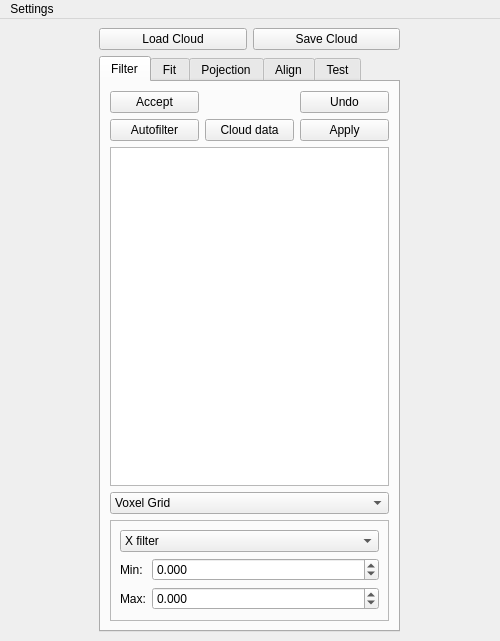
<?xml version="1.0" encoding="UTF-8"?>
<ui version="4.0">
 <class>PCLViewer</class>
 <widget class="QMainWindow" name="PCLViewer">
  <property name="geometry">
   <rect>
    <x>0</x>
    <y>0</y>
    <width>500</width>
    <height>641</height>
   </rect>
  </property>
  <property name="minimumSize">
   <size>
    <width>500</width>
    <height>641</height>
   </size>
  </property>
  <property name="maximumSize">
   <size>
    <width>5000</width>
    <height>5000</height>
   </size>
  </property>
  <property name="windowTitle">
   <string>PCLViewer</string>
  </property>
  <widget class="QWidget" name="centerlwidget">
   <property name="sizePolicy">
    <sizepolicy hsizetype="Ignored" vsizetype="Ignored">
     <horstretch>0</horstretch>
     <verstretch>0</verstretch>
    </sizepolicy>
   </property>
   <layout class="QGridLayout" name="gridLayout_14">
    <property name="sizeConstraint">
     <enum>QLayout::SetDefaultConstraint</enum>
    </property>
    <item row="0" column="0">
     <layout class="QGridLayout" name="gridLayout_16">
      <property name="sizeConstraint">
       <enum>QLayout::SetNoConstraint</enum>
      </property>
      <item row="0" column="0">
       <layout class="QGridLayout" name="gridLayout_7">
        <property name="sizeConstraint">
         <enum>QLayout::SetFixedSize</enum>
        </property>
        <item row="0" column="1">
         <widget class="QPushButton" name="pushButton_save">
          <property name="sizePolicy">
           <sizepolicy hsizetype="Minimum" vsizetype="Fixed">
            <horstretch>0</horstretch>
            <verstretch>0</verstretch>
           </sizepolicy>
          </property>
          <property name="text">
           <string>Save Cloud</string>
          </property>
         </widget>
        </item>
        <item row="0" column="0">
         <widget class="QPushButton" name="pushButton_load">
          <property name="sizePolicy">
           <sizepolicy hsizetype="Minimum" vsizetype="Fixed">
            <horstretch>0</horstretch>
            <verstretch>0</verstretch>
           </sizepolicy>
          </property>
          <property name="text">
           <string>Load Cloud</string>
          </property>
         </widget>
        </item>
       </layout>
      </item>
      <item row="1" column="0">
       <widget class="QTabWidget" name="tabWidget">
        <property name="sizePolicy">
         <sizepolicy hsizetype="Fixed" vsizetype="MinimumExpanding">
          <horstretch>0</horstretch>
          <verstretch>0</verstretch>
         </sizepolicy>
        </property>
        <property name="currentIndex">
         <number>0</number>
        </property>
        <widget class="QWidget" name="tab_filters">
         <property name="sizePolicy">
          <sizepolicy hsizetype="Fixed" vsizetype="Fixed">
           <horstretch>0</horstretch>
           <verstretch>0</verstretch>
          </sizepolicy>
         </property>
         <attribute name="title">
          <string>Filter</string>
         </attribute>
         <layout class="QGridLayout" name="gridLayout">
          <item row="4" column="0" colspan="3">
           <widget class="QTextBrowser" name="textBrowser_data">
            <property name="sizePolicy">
             <sizepolicy hsizetype="Expanding" vsizetype="MinimumExpanding">
              <horstretch>0</horstretch>
              <verstretch>0</verstretch>
             </sizepolicy>
            </property>
           </widget>
          </item>
          <item row="6" column="0" colspan="3">
           <widget class="QStackedWidget" name="stackedWidget_filter">
            <property name="sizePolicy">
             <sizepolicy hsizetype="Minimum" vsizetype="Fixed">
              <horstretch>0</horstretch>
              <verstretch>0</verstretch>
             </sizepolicy>
            </property>
            <property name="frameShape">
             <enum>QFrame::StyledPanel</enum>
            </property>
            <property name="currentIndex">
             <number>4</number>
            </property>
            <widget class="QWidget" name="page_voxel">
             <layout class="QGridLayout" name="gridLayout_2">
              <item row="0" column="0">
               <widget class="QLabel" name="label_2">
                <property name="sizePolicy">
                 <sizepolicy hsizetype="Fixed" vsizetype="Preferred">
                  <horstretch>0</horstretch>
                  <verstretch>0</verstretch>
                 </sizepolicy>
                </property>
                <property name="text">
                 <string>Size X</string>
                </property>
               </widget>
              </item>
              <item row="0" column="1">
               <widget class="QDoubleSpinBox" name="doubleSpinBox_voxel_x">
                <property name="decimals">
                 <number>6</number>
                </property>
                <property name="singleStep">
                 <double>0.000100000000000</double>
                </property>
                <property name="value">
                 <double>0.010000000000000</double>
                </property>
               </widget>
              </item>
              <item row="1" column="0">
               <widget class="QLabel" name="label_4">
                <property name="text">
                 <string>Size Y</string>
                </property>
               </widget>
              </item>
              <item row="1" column="1">
               <widget class="QDoubleSpinBox" name="doubleSpinBox_voxel_y">
                <property name="decimals">
                 <number>6</number>
                </property>
                <property name="singleStep">
                 <double>0.000100000000000</double>
                </property>
                <property name="value">
                 <double>0.010000000000000</double>
                </property>
               </widget>
              </item>
              <item row="2" column="0">
               <widget class="QLabel" name="label_5">
                <property name="text">
                 <string>Size Z</string>
                </property>
               </widget>
              </item>
              <item row="2" column="1">
               <widget class="QDoubleSpinBox" name="doubleSpinBox_voxel_z">
                <property name="decimals">
                 <number>6</number>
                </property>
                <property name="singleStep">
                 <double>0.000100000000000</double>
                </property>
                <property name="value">
                 <double>0.010000000000000</double>
                </property>
               </widget>
              </item>
             </layout>
            </widget>
            <widget class="QWidget" name="page_statistical">
             <layout class="QGridLayout" name="gridLayout_3">
              <item row="0" column="0">
               <widget class="QLabel" name="label">
                <property name="sizePolicy">
                 <sizepolicy hsizetype="Fixed" vsizetype="Preferred">
                  <horstretch>0</horstretch>
                  <verstretch>0</verstretch>
                 </sizepolicy>
                </property>
                <property name="text">
                 <string>K n neighbors:</string>
                </property>
               </widget>
              </item>
              <item row="0" column="1">
               <widget class="QDoubleSpinBox" name="doubleSpinBox_filter1_kn">
                <property name="decimals">
                 <number>0</number>
                </property>
                <property name="singleStep">
                 <double>1.000000000000000</double>
                </property>
                <property name="value">
                 <double>5.000000000000000</double>
                </property>
               </widget>
              </item>
              <item row="1" column="0">
               <widget class="QLabel" name="label_deviation">
                <property name="text">
                 <string>Deviation:</string>
                </property>
               </widget>
              </item>
              <item row="1" column="1">
               <widget class="QDoubleSpinBox" name="doubleSpinBox_filter1_desv">
                <property name="decimals">
                 <number>4</number>
                </property>
                <property name="singleStep">
                 <double>0.000100000000000</double>
                </property>
                <property name="value">
                 <double>0.010000000000000</double>
                </property>
               </widget>
              </item>
             </layout>
            </widget>
            <widget class="QWidget" name="page_radius_search">
             <layout class="QGridLayout" name="gridLayout_4">
              <item row="0" column="0">
               <widget class="QLabel" name="label_8">
                <property name="sizePolicy">
                 <sizepolicy hsizetype="Fixed" vsizetype="Preferred">
                  <horstretch>0</horstretch>
                  <verstretch>0</verstretch>
                 </sizepolicy>
                </property>
                <property name="text">
                 <string>Radius:</string>
                </property>
               </widget>
              </item>
              <item row="0" column="1">
               <widget class="QDoubleSpinBox" name="doubleSpinBox_radio">
                <property name="decimals">
                 <number>4</number>
                </property>
                <property name="singleStep">
                 <double>0.000100000000000</double>
                </property>
                <property name="value">
                 <double>0.010000000000000</double>
                </property>
               </widget>
              </item>
              <item row="1" column="0">
               <widget class="QLabel" name="label_7">
                <property name="text">
                 <string>Param K:</string>
                </property>
               </widget>
              </item>
              <item row="1" column="1">
               <widget class="QDoubleSpinBox" name="doubleSpinBox_radio_k">
                <property name="decimals">
                 <number>0</number>
                </property>
                <property name="singleStep">
                 <double>1.000000000000000</double>
                </property>
                <property name="value">
                 <double>7.000000000000000</double>
                </property>
               </widget>
              </item>
             </layout>
            </widget>
            <widget class="QWidget" name="page_resampling">
             <layout class="QGridLayout" name="gridLayout_8">
              <item row="0" column="0">
               <widget class="QLabel" name="label_6">
                <property name="sizePolicy">
                 <sizepolicy hsizetype="Fixed" vsizetype="Preferred">
                  <horstretch>0</horstretch>
                  <verstretch>0</verstretch>
                 </sizepolicy>
                </property>
                <property name="text">
                 <string>Search Radius</string>
                </property>
               </widget>
              </item>
              <item row="0" column="1">
               <widget class="QDoubleSpinBox" name="doubleSpinBox_smooth">
                <property name="decimals">
                 <number>5</number>
                </property>
                <property name="singleStep">
                 <double>0.000100000000000</double>
                </property>
                <property name="value">
                 <double>0.001000000000000</double>
                </property>
               </widget>
              </item>
             </layout>
            </widget>
            <widget class="QWidget" name="page_pass">
             <layout class="QGridLayout" name="gridLayout_10">
              <item row="0" column="0" colspan="2">
               <widget class="QComboBox" name="comboBox_pass">
                <property name="sizePolicy">
                 <sizepolicy hsizetype="Minimum" vsizetype="Fixed">
                  <horstretch>0</horstretch>
                  <verstretch>0</verstretch>
                 </sizepolicy>
                </property>
                <item>
                 <property name="text">
                  <string>X filter</string>
                 </property>
                </item>
                <item>
                 <property name="text">
                  <string>Y filter</string>
                 </property>
                </item>
                <item>
                 <property name="text">
                  <string>Z filter</string>
                 </property>
                </item>
               </widget>
              </item>
              <item row="2" column="1">
               <widget class="QDoubleSpinBox" name="doubleSpinBox_max_pass">
                <property name="decimals">
                 <number>3</number>
                </property>
                <property name="minimum">
                 <double>-99.000000000000000</double>
                </property>
                <property name="singleStep">
                 <double>0.010000000000000</double>
                </property>
               </widget>
              </item>
              <item row="1" column="0">
               <widget class="QLabel" name="label_12">
                <property name="sizePolicy">
                 <sizepolicy hsizetype="Fixed" vsizetype="Preferred">
                  <horstretch>0</horstretch>
                  <verstretch>0</verstretch>
                 </sizepolicy>
                </property>
                <property name="text">
                 <string>Min:</string>
                </property>
               </widget>
              </item>
              <item row="1" column="1">
               <widget class="QDoubleSpinBox" name="doubleSpinBox_min_pass">
                <property name="decimals">
                 <number>3</number>
                </property>
                <property name="minimum">
                 <double>-99.000000000000000</double>
                </property>
                <property name="singleStep">
                 <double>0.010000000000000</double>
                </property>
               </widget>
              </item>
              <item row="2" column="0">
               <widget class="QLabel" name="label_13">
                <property name="text">
                 <string>Max:</string>
                </property>
               </widget>
              </item>
             </layout>
            </widget>
           </widget>
          </item>
          <item row="5" column="0" colspan="3">
           <widget class="QComboBox" name="comboBox_filter">
            <property name="sizePolicy">
             <sizepolicy hsizetype="Minimum" vsizetype="Fixed">
              <horstretch>0</horstretch>
              <verstretch>0</verstretch>
             </sizepolicy>
            </property>
            <property name="currentIndex">
             <number>0</number>
            </property>
            <item>
             <property name="text">
              <string>Voxel Grid</string>
             </property>
            </item>
            <item>
             <property name="text">
              <string>Statistical filter</string>
             </property>
            </item>
            <item>
             <property name="text">
              <string>Radius search filter</string>
             </property>
            </item>
            <item>
             <property name="text">
              <string>Resampling</string>
             </property>
            </item>
            <item>
             <property name="text">
              <string>Pass trough</string>
             </property>
            </item>
           </widget>
          </item>
          <item row="1" column="0" colspan="3">
           <layout class="QGridLayout" name="gridLayout_13">
            <item row="0" column="0">
             <widget class="QPushButton" name="pushButton_accept_filter">
              <property name="text">
               <string>Accept</string>
              </property>
             </widget>
            </item>
            <item row="0" column="2">
             <widget class="QPushButton" name="pushButton_undo_filter">
              <property name="text">
               <string>Undo</string>
              </property>
             </widget>
            </item>
            <item row="1" column="0">
             <widget class="QPushButton" name="pushButton_filter">
              <property name="text">
               <string>Autofilter</string>
              </property>
             </widget>
            </item>
            <item row="1" column="1">
             <widget class="QPushButton" name="pushButton">
              <property name="text">
               <string>Cloud data</string>
              </property>
             </widget>
            </item>
            <item row="1" column="2">
             <widget class="QPushButton" name="pushButton_apply_filtering">
              <property name="text">
               <string>Apply</string>
              </property>
             </widget>
            </item>
           </layout>
          </item>
         </layout>
        </widget>
        <widget class="QWidget" name="tab_fit">
         <attribute name="title">
          <string>Fit</string>
         </attribute>
         <layout class="QGridLayout" name="gridLayout_5">
          <item row="6" column="0" colspan="3">
           <widget class="QTextBrowser" name="textBrowser_data_2">
            <property name="sizePolicy">
             <sizepolicy hsizetype="Expanding" vsizetype="MinimumExpanding">
              <horstretch>0</horstretch>
              <verstretch>0</verstretch>
             </sizepolicy>
            </property>
           </widget>
          </item>
          <item row="7" column="0" colspan="3">
           <layout class="QGridLayout" name="gridLayout_12">
            <item row="1" column="4">
             <widget class="QDoubleSpinBox" name="doubleSpinBox_angle">
              <property name="decimals">
               <number>5</number>
              </property>
              <property name="minimum">
               <double>-10.000000000000000</double>
              </property>
              <property name="maximum">
               <double>10.000000000000000</double>
              </property>
              <property name="singleStep">
               <double>0.100000000000000</double>
              </property>
             </widget>
            </item>
            <item row="0" column="1">
             <widget class="QLabel" name="label_15">
              <property name="text">
               <string>X:</string>
              </property>
             </widget>
            </item>
            <item row="0" column="2">
             <widget class="QDoubleSpinBox" name="doubleSpinBox_2dx">
              <property name="minimum">
               <double>-500.000000000000000</double>
              </property>
              <property name="maximum">
               <double>5000.000000000000000</double>
              </property>
             </widget>
            </item>
            <item row="0" column="4">
             <widget class="QDoubleSpinBox" name="doubleSpinBox_2dy">
              <property name="minimum">
               <double>-500.000000000000000</double>
              </property>
              <property name="maximum">
               <double>5000.000000000000000</double>
              </property>
             </widget>
            </item>
            <item row="0" column="0" rowspan="2">
             <widget class="QPushButton" name="pushButton_2d_place">
              <property name="text">
               <string>Place 2d</string>
              </property>
             </widget>
            </item>
            <item row="0" column="3">
             <widget class="QLabel" name="label_16">
              <property name="text">
               <string>Y:</string>
              </property>
             </widget>
            </item>
            <item row="1" column="2" colspan="2">
             <widget class="QLabel" name="label_17">
              <property name="text">
               <string>Angle:</string>
              </property>
             </widget>
            </item>
           </layout>
          </item>
          <item row="0" column="0" colspan="3">
           <layout class="QGridLayout" name="gridLayout_9">
            <item row="0" column="0">
             <widget class="QPushButton" name="pushButton_accept_fitting">
              <property name="text">
               <string>Accept</string>
              </property>
             </widget>
            </item>
            <item row="2" column="0">
             <widget class="QPushButton" name="pushButton_record_plane">
              <property name="text">
               <string>record</string>
              </property>
             </widget>
            </item>
            <item row="1" column="1">
             <widget class="QPushButton" name="pushButton_distances">
              <property name="text">
               <string>Distance</string>
              </property>
             </widget>
            </item>
            <item row="2" column="1">
             <widget class="QPushButton" name="pushButton_reorient">
              <property name="text">
               <string>Reorient</string>
              </property>
             </widget>
            </item>
            <item row="1" column="0">
             <widget class="QPushButton" name="pushButton_function_plane_fit">
              <property name="text">
               <string>Plane fit</string>
              </property>
             </widget>
            </item>
            <item row="0" column="1">
             <widget class="QPushButton" name="pushButton_undo_plane">
              <property name="text">
               <string>Undo</string>
              </property>
             </widget>
            </item>
            <item row="3" column="0">
             <widget class="QCheckBox" name="checkBox_points_sup">
              <property name="text">
               <string>Upper</string>
              </property>
              <property name="checked">
               <bool>true</bool>
              </property>
              <property name="tristate">
               <bool>false</bool>
              </property>
             </widget>
            </item>
            <item row="3" column="1">
             <widget class="QPushButton" name="pushButton_center">
              <property name="text">
               <string>Center point</string>
              </property>
             </widget>
            </item>
            <item row="4" column="0">
             <widget class="QLabel" name="label_14">
              <property name="text">
               <string>Distance threshold:</string>
              </property>
             </widget>
            </item>
            <item row="4" column="1">
             <widget class="QDoubleSpinBox" name="doubleSpinBox_ransac_dist">
              <property name="decimals">
               <number>5</number>
              </property>
              <property name="singleStep">
               <double>0.000100000000000</double>
              </property>
              <property name="value">
               <double>0.001000000000000</double>
              </property>
             </widget>
            </item>
           </layout>
          </item>
         </layout>
        </widget>
        <widget class="QWidget" name="tab_projections">
         <attribute name="title">
          <string>Pojection</string>
         </attribute>
         <layout class="QGridLayout" name="gridLayout_11">
          <item row="0" column="0" colspan="2">
           <widget class="QPushButton" name="pushButton_proj_points">
            <property name="sizePolicy">
             <sizepolicy hsizetype="Minimum" vsizetype="Fixed">
              <horstretch>0</horstretch>
              <verstretch>0</verstretch>
             </sizepolicy>
            </property>
            <property name="text">
             <string>Project points</string>
            </property>
           </widget>
          </item>
          <item row="2" column="0" colspan="2">
           <widget class="QTextBrowser" name="textBrowser_projection">
            <property name="sizePolicy">
             <sizepolicy hsizetype="Expanding" vsizetype="MinimumExpanding">
              <horstretch>0</horstretch>
              <verstretch>0</verstretch>
             </sizepolicy>
            </property>
           </widget>
          </item>
         </layout>
        </widget>
        <widget class="QWidget" name="tab_align">
         <attribute name="title">
          <string>Align</string>
         </attribute>
         <widget class="QWidget" name="gridLayoutWidget">
          <property name="geometry">
           <rect>
            <x>10</x>
            <y>10</y>
            <width>321</width>
            <height>71</height>
           </rect>
          </property>
          <layout class="QGridLayout" name="gridLayout_15">
           <item row="0" column="0">
            <widget class="QPushButton" name="pushButton_load_model">
             <property name="text">
              <string>Load Model</string>
             </property>
            </widget>
           </item>
           <item row="0" column="1">
            <widget class="QPushButton" name="pushButton_delete_model">
             <property name="text">
              <string>Delete</string>
             </property>
            </widget>
           </item>
           <item row="1" column="1">
            <widget class="QPushButton" name="pushButton_fine_alignment">
             <property name="text">
              <string>Fine Alignment</string>
             </property>
            </widget>
           </item>
           <item row="1" column="0">
            <widget class="QPushButton" name="pushButton_init_align">
             <property name="text">
              <string>Initial Alignment</string>
             </property>
            </widget>
           </item>
          </layout>
         </widget>
         <widget class="QTextBrowser" name="textBrowser_align">
          <property name="geometry">
           <rect>
            <x>10</x>
            <y>90</y>
            <width>311</width>
            <height>421</height>
           </rect>
          </property>
         </widget>
        </widget>
        <widget class="QWidget" name="tab">
         <attribute name="title">
          <string>Test</string>
         </attribute>
         <layout class="QGridLayout" name="gridLayout_6">
          <item row="2" column="1">
           <widget class="QDoubleSpinBox" name="doubleSpinBox_cloud_size">
            <property name="decimals">
             <number>1</number>
            </property>
            <property name="singleStep">
             <double>0.100000000000000</double>
            </property>
            <property name="value">
             <double>1.000000000000000</double>
            </property>
           </widget>
          </item>
          <item row="3" column="1">
           <widget class="QDoubleSpinBox" name="doubleSpinBox_mod_size">
            <property name="decimals">
             <number>1</number>
            </property>
            <property name="singleStep">
             <double>0.100000000000000</double>
            </property>
            <property name="value">
             <double>1.000000000000000</double>
            </property>
           </widget>
          </item>
          <item row="4" column="0">
           <widget class="QLabel" name="label_11">
            <property name="text">
             <string>Sel point cloud</string>
            </property>
           </widget>
          </item>
          <item row="2" column="0">
           <widget class="QLabel" name="label_9">
            <property name="sizePolicy">
             <sizepolicy hsizetype="Fixed" vsizetype="Preferred">
              <horstretch>0</horstretch>
              <verstretch>0</verstretch>
             </sizepolicy>
            </property>
            <property name="text">
             <string>Point cloud size</string>
            </property>
           </widget>
          </item>
          <item row="4" column="1">
           <widget class="QDoubleSpinBox" name="doubleSpinBox_sel_size">
            <property name="decimals">
             <number>1</number>
            </property>
            <property name="singleStep">
             <double>0.100000000000000</double>
            </property>
            <property name="value">
             <double>1.000000000000000</double>
            </property>
           </widget>
          </item>
          <item row="3" column="0">
           <widget class="QLabel" name="label_10">
            <property name="text">
             <string>Mod point cloud</string>
            </property>
           </widget>
          </item>
          <item row="0" column="0" colspan="2">
           <widget class="QPushButton" name="pushButton_test">
            <property name="text">
             <string>Function Test</string>
            </property>
           </widget>
          </item>
          <item row="1" column="0">
           <widget class="QLabel" name="label_18">
            <property name="text">
             <string>Cluster:</string>
            </property>
           </widget>
          </item>
          <item row="1" column="1">
           <widget class="QSpinBox" name="spinBox_cluster"/>
          </item>
         </layout>
        </widget>
       </widget>
      </item>
     </layout>
    </item>
   </layout>
  </widget>
  <widget class="QMenuBar" name="menuBar">
   <property name="geometry">
    <rect>
     <x>0</x>
     <y>0</y>
     <width>966</width>
     <height>22</height>
    </rect>
   </property>
   <widget class="QMenu" name="menuSettings">
    <property name="title">
     <string>Settings</string>
    </property>
    <addaction name="actionLoad"/>
    <addaction name="actionSave"/>
   </widget>
   <addaction name="menuSettings"/>
  </widget>
  <action name="actionLoad">
   <property name="text">
    <string>Load</string>
   </property>
  </action>
  <action name="actionSave">
   <property name="text">
    <string>Save</string>
   </property>
  </action>
 </widget>
 <resources/>
 <connections>
  <connection>
   <sender>comboBox_filter</sender>
   <signal>currentIndexChanged(int)</signal>
   <receiver>stackedWidget_filter</receiver>
   <slot>setCurrentIndex(int)</slot>
   <hints>
    <hint type="sourcelabel">
     <x>102</x>
     <y>474</y>
    </hint>
    <hint type="destinationlabel">
     <x>102</x>
     <y>507</y>
    </hint>
   </hints>
  </connection>
 </connections>
</ui>
